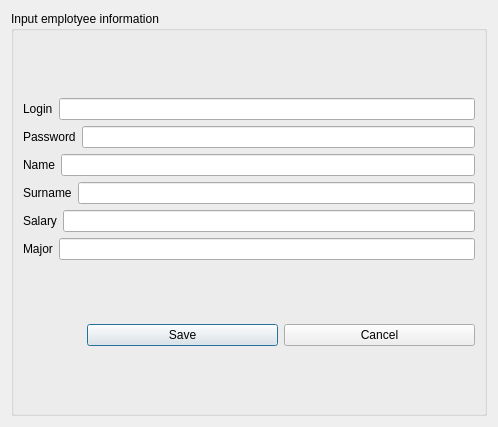
<?xml version="1.0" encoding="UTF-8"?>
<ui version="4.0">
 <class>AddDialog</class>
 <widget class="QDialog" name="AddDialog">
  <property name="geometry">
   <rect>
    <x>0</x>
    <y>0</y>
    <width>498</width>
    <height>427</height>
   </rect>
  </property>
  <property name="windowTitle">
   <string>Dialog</string>
  </property>
  <layout class="QVBoxLayout" name="verticalLayout">
   <item>
    <widget class="QGroupBox" name="groupBox">
     <property name="title">
      <string>Input emplotyee information</string>
     </property>
     <layout class="QVBoxLayout" name="verticalLayout_3">
      <item>
       <layout class="QVBoxLayout" name="verticalLayout_2">
        <item>
         <layout class="QHBoxLayout" name="horizontalLayout">
          <item>
           <widget class="QLabel" name="label">
            <property name="text">
             <string>Login</string>
            </property>
           </widget>
          </item>
          <item>
           <widget class="QLineEdit" name="lineEditLogin"/>
          </item>
         </layout>
        </item>
        <item>
         <layout class="QHBoxLayout" name="horizontalLayout_2">
          <item>
           <widget class="QLabel" name="label_2">
            <property name="text">
             <string>Password</string>
            </property>
           </widget>
          </item>
          <item>
           <widget class="QLineEdit" name="lineEditPassword"/>
          </item>
         </layout>
        </item>
        <item>
         <layout class="QHBoxLayout" name="horizontalLayout_3">
          <item>
           <widget class="QLabel" name="label_3">
            <property name="text">
             <string>Name</string>
            </property>
           </widget>
          </item>
          <item>
           <widget class="QLineEdit" name="lineEditName"/>
          </item>
         </layout>
        </item>
        <item>
         <layout class="QHBoxLayout" name="horizontalLayout_4">
          <item>
           <widget class="QLabel" name="label_4">
            <property name="text">
             <string>Surname</string>
            </property>
           </widget>
          </item>
          <item>
           <widget class="QLineEdit" name="lineEditSurname"/>
          </item>
         </layout>
        </item>
        <item>
         <layout class="QHBoxLayout" name="horizontalLayout_5">
          <item>
           <widget class="QLabel" name="label_5">
            <property name="text">
             <string>Salary</string>
            </property>
           </widget>
          </item>
          <item>
           <widget class="QLineEdit" name="lineEditSalary"/>
          </item>
         </layout>
        </item>
        <item>
         <layout class="QHBoxLayout" name="horizontalLayout_6">
          <item>
           <widget class="QLabel" name="label_6">
            <property name="text">
             <string>Major</string>
            </property>
           </widget>
          </item>
          <item>
           <widget class="QLineEdit" name="lineEditMajor"/>
          </item>
         </layout>
        </item>
       </layout>
      </item>
      <item>
       <layout class="QHBoxLayout" name="horizontalLayout_7">
        <item>
         <spacer name="horizontalSpacer">
          <property name="orientation">
           <enum>Qt::Horizontal</enum>
          </property>
          <property name="sizeType">
           <enum>QSizePolicy::Preferred</enum>
          </property>
          <property name="sizeHint" stdset="0">
           <size>
            <width>64</width>
            <height>20</height>
           </size>
          </property>
         </spacer>
        </item>
        <item>
         <widget class="QPushButton" name="pushButtonSave">
          <property name="sizePolicy">
           <sizepolicy hsizetype="Preferred" vsizetype="Fixed">
            <horstretch>0</horstretch>
            <verstretch>0</verstretch>
           </sizepolicy>
          </property>
          <property name="text">
           <string>Save</string>
          </property>
         </widget>
        </item>
        <item>
         <widget class="QPushButton" name="pushButtonCancel">
          <property name="sizePolicy">
           <sizepolicy hsizetype="Preferred" vsizetype="Fixed">
            <horstretch>0</horstretch>
            <verstretch>0</verstretch>
           </sizepolicy>
          </property>
          <property name="text">
           <string>Cancel</string>
          </property>
         </widget>
        </item>
       </layout>
      </item>
     </layout>
    </widget>
   </item>
  </layout>
 </widget>
 <resources/>
 <connections/>
</ui>
